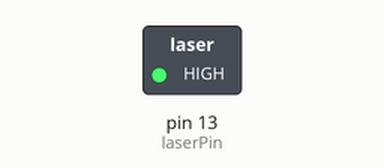
Recording of a sketch running on a simulated Arduino Uno, built with avr-gcc and run on an emulated ATmega328P. On the bench: switched loads named in the sketch (green lamp = pin HIGH). Dashed ring = blinking.

Above: at 0.5 s.
Timing chart, 0 to 4.6 s (numbered marks = the images above):
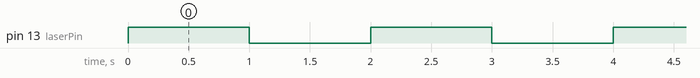

Measured:
- by itself, pin 13 (laserPin): alternates HIGH for 1.0 s and LOW for 1.0 s

The sketch:

KY004-laser-trasmitter.ino
```cpp
int laserPin = 13;
void setup() {
  pinMode(laserPin, OUTPUT);  // Define the digital output
}
void loop() {
  digitalWrite(laserPin, HIGH); // Turn on the laser head
  delay(1000); // wait for one second
  digitalWrite(laserPin, LOW); // Turn off the laser head
  delay(1000);
}
```
